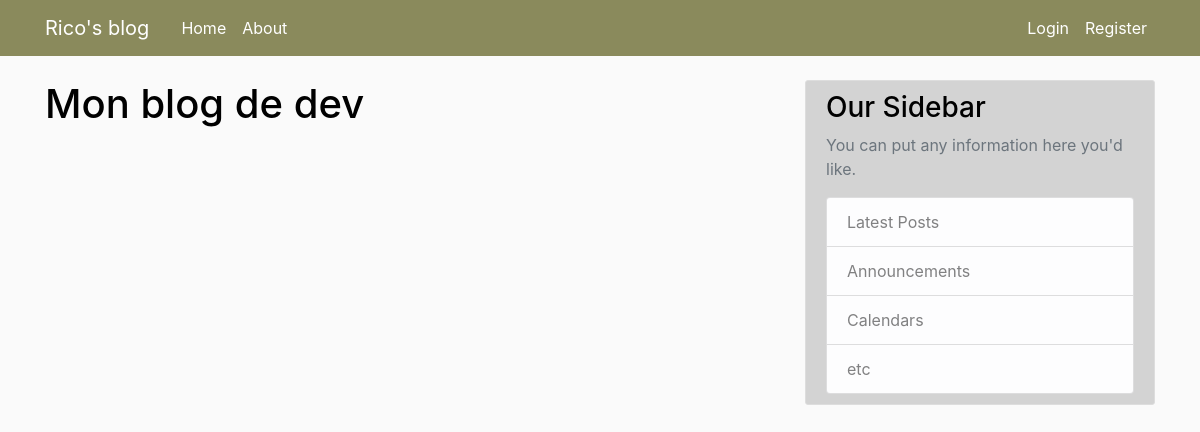
The app's page /, older data.
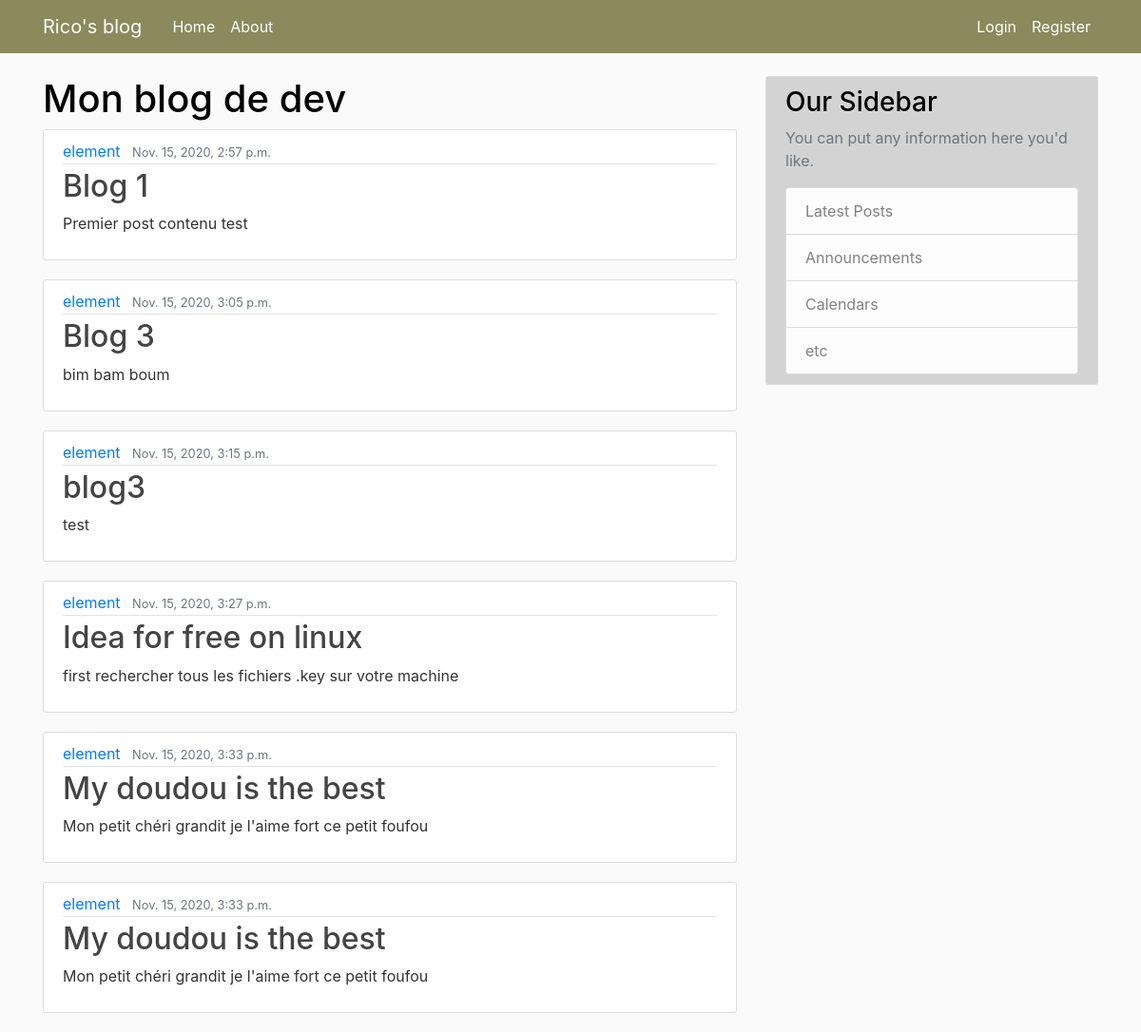
The same page, newer data.
### blog/models.py (models this page shows, shortened)
class Post(models.Model):
    title = models.CharField(max_length=50)
    content = models.TextField()
    date_posted = models.DateTimeField(default=timezone.now)
    author = models.ForeignKey(User, on_delete=models.CASCADE)  # many to one relation use foreign key

### blog/views.py (the view)
# urls.py: path('', views.home, name='blog-home'),
def home(request):
    context = {
        'posts': Post.objects.all(),
        'title': "Rico's blog"
    }
    return render(request, 'blog/home.html', context)

### templates/blog/home.html
{% extends "blog/base.html" %}
{% block content %}
    <h1>Mon blog de dev</h1>
    {% for post in posts %}
        <article class="media content-section">
            <div class="media-body">
                <div class="article-metadata">
                    <a class="mr-2" href="#">{{ post.author }}</a>
                    <small class="text-muted">{{ post.date_posted }}</small>
                </div>
                <h2><a class="article-title" href="#">{{ post.title }}</a></h2>
                <p class="article-content">{{ post.content }}</p>
            </div>
        </article>
    {% endfor %}
{% endblock content %}

### templates/blog/base.html (shortened to what this page needs)
{% load static %}
<!DOCTYPE html>
<html lang="en">
<head>
    <link rel="stylesheet" href="https://cdn.jsdelivr.net/npm/bootstrap@4.5.3/dist/css/bootstrap.min.css">
    <link rel="stylesheet" type="text/css" href="{% static 'blog/main.css' %}">
</head>
<body>
<header class="site-header">
    <nav class="navbar navbar-expand-md navbar-dark bg-steel fixed-top">
        <div class="container">
            <a class="navbar-brand mr-4" href="{% url 'blog-home' %}">Rico's blog</a>
            <div class="collapse navbar-collapse" id="navbarToggle">
                <div class="navbar-nav mr-auto">
                    <a class="nav-item nav-link" href="{% url 'blog-home' %}">Home</a>
                    <a class="nav-item nav-link" href="{% url 'blog-about' %}">About</a>
                </div>
                <div class="navbar-nav">
                    {% if user.is_authenticated %}
                        <a class="nav-item nav-link" href="{% url 'logout' %}">Logout</a>
                        <a class="nav-item nav-link" href="{% url 'profile' %}"> User: {{ user.username }}</a>
                    {% else %}
                        <a class="nav-item nav-link" href="{% url 'login' %}">Login</a>
                        <a class="nav-item nav-link" href="{% url 'register' %}">Register</a>
                    {% endif %}
                </div>
            </div>
        </div>
    </nav>
</header>
<main role="main" class="container">
    <div class="row">
        <div class="col-md-8">
            {% block content %}{% endblock %}
        </div>
        <div class="col-md-4 ">
            <div class="content-section sidebar">
                <h3>Our Sidebar</h3>
                <p class='text-muted'>You can put any information here you'd like.
                <ul class="list-group">
                    <li class="list-group-item list-group-item-light">Latest Posts</li>
                    <li class="list-group-item list-group-item-light">Announcements</li>
                    <li class="list-group-item list-group-item-light">Calendars</li>
                    <li class="list-group-item list-group-item-light">etc</li>
                </ul>
            </div>
        </div>
    </div>
</main>
</body>
</html>

### blog/static/blog/main.css (style rules this page uses)
body { background: #fafafa; color: #333333; margin-top: 5rem; }
h1, h2, h3, h4, h5, h6 { color: black; }
ul { margin: 0; }
.bg-steel { background-color: #8a8a5c; }
.site-header .navbar-nav .nav-link { color: white; }
.content-section { background: white; padding: 10px 20px; border: 1px solid #dddddd; border-radius: 3px; margin-bottom: 20px; }
.article-title { color: #444444; }
.article-content { white-space: pre-line; }
.article-metadata { padding-bottom: 1px; margin-bottom: 4px; border-bottom: 1px solid #e3e3e3 }
.sidebar { background: lightgray; color: white; }

Row changes from the older to the newer data that the page shows:
added Post: author "element", date_posted "Nov. 15, 2020, 2:57 p.m.", title "Blog 1", content "Premier post contenu test"
added Post: author "element", date_posted "Nov. 15, 2020, 3:05 p.m.", title "Blog 3", content "bim bam boum"
added Post: author "element", date_posted "Nov. 15, 2020, 3:15 p.m.", title "blog3", content "test"
added Post: author "element", date_posted "Nov. 15, 2020, 3:27 p.m.", title "Idea for free on linux", content "first rechercher tous les fichiers .key sur votre machine"
added Post: author "element", date_posted "Nov. 15, 2020, 3:33 p.m.", title "My doudou is the best", content "Mon petit chéri grandit je l'aime fort ce petit foufou"
added Post: author "element", date_posted "Nov. 15, 2020, 3:33 p.m.", title "My doudou is the best", content "Mon petit chéri grandit je l'aime fort ce petit foufou"
